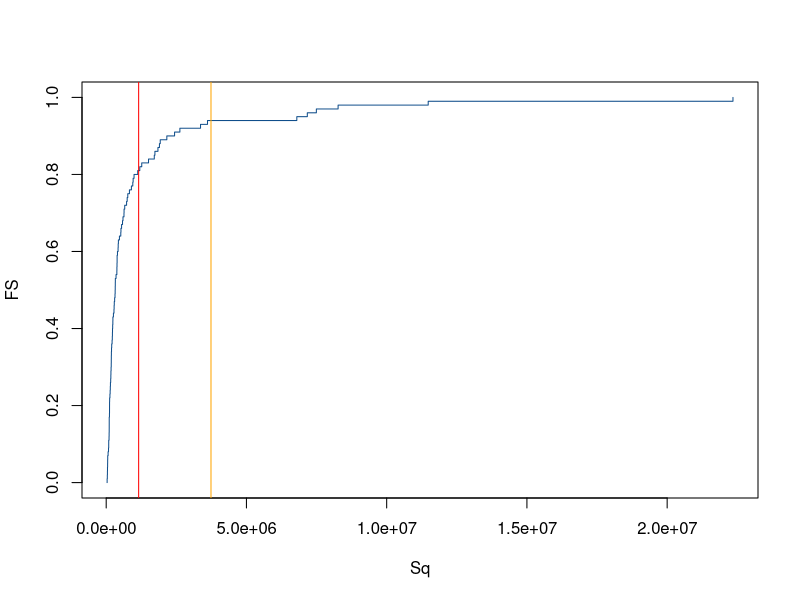
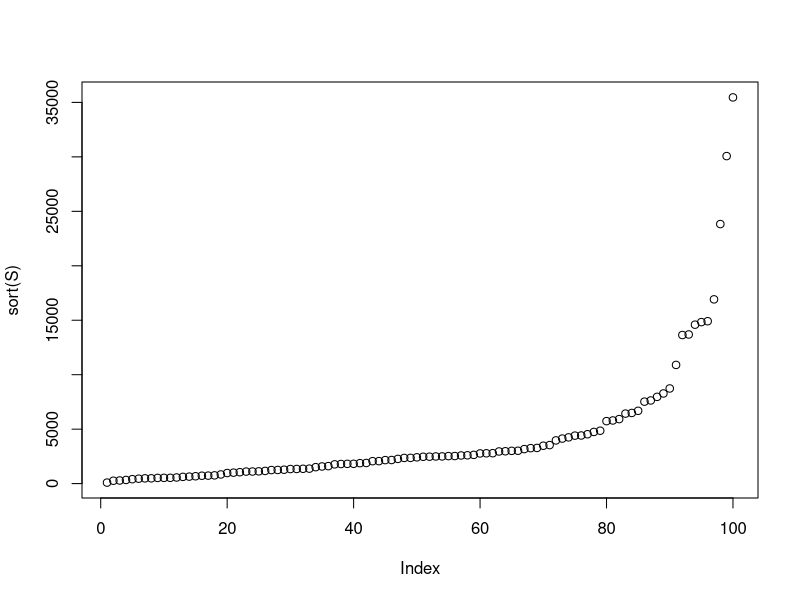
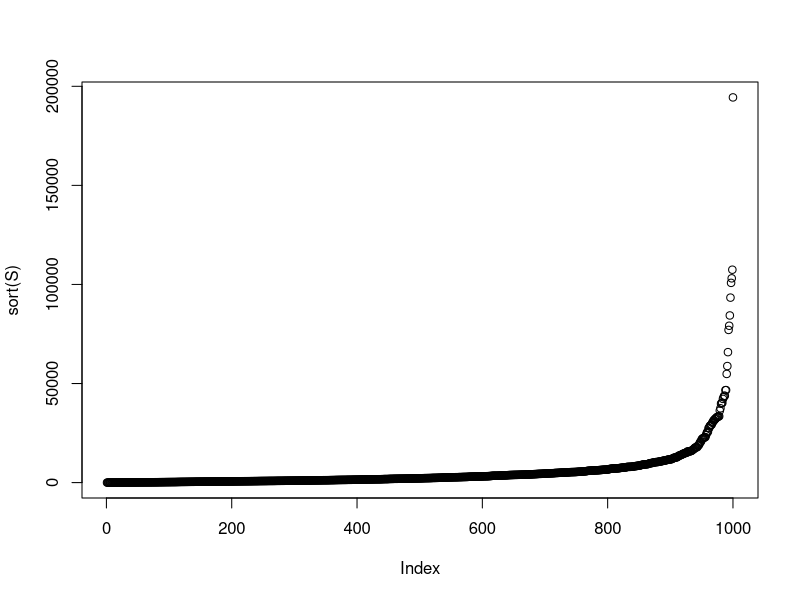
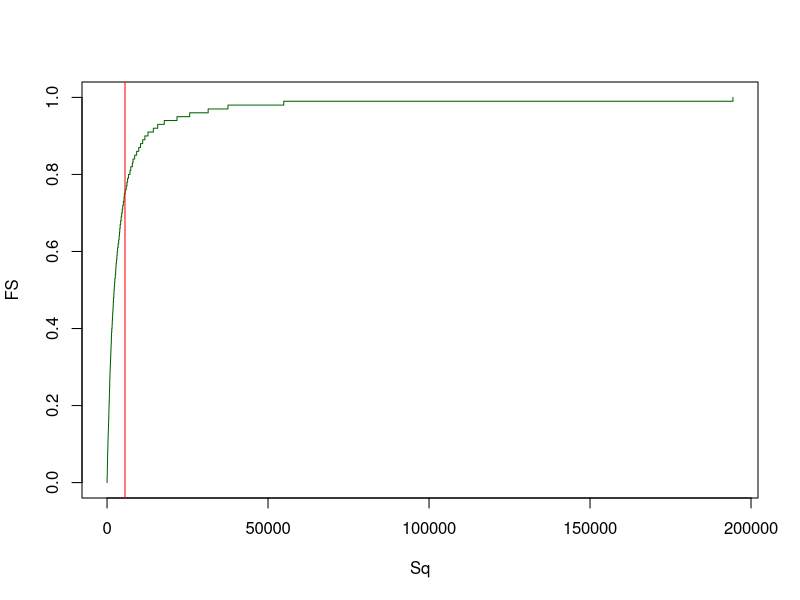
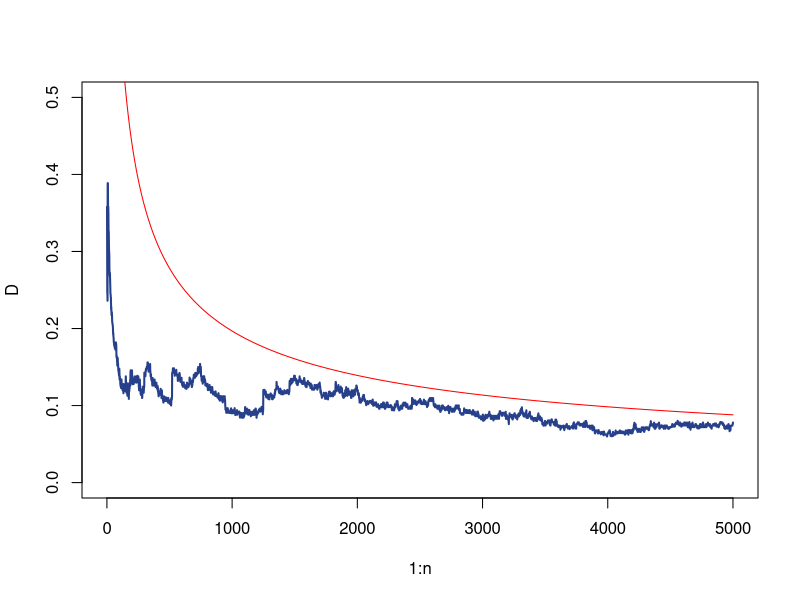
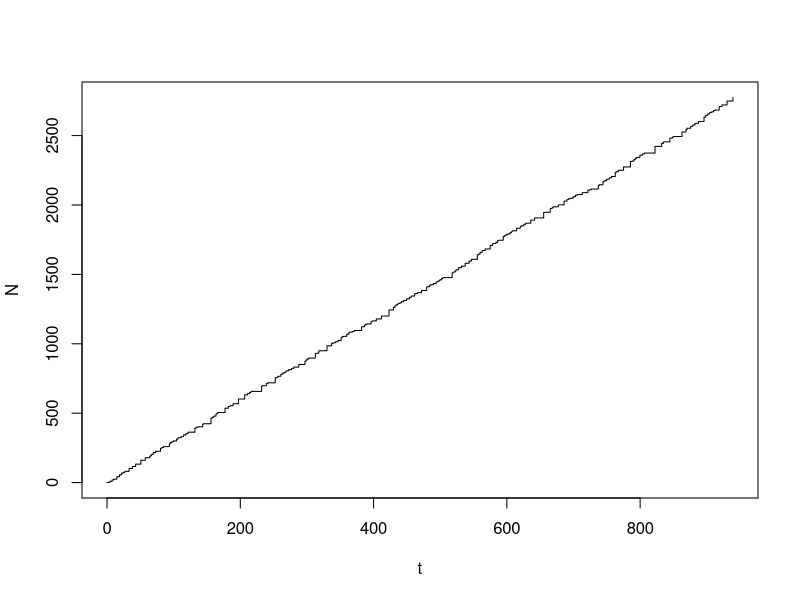
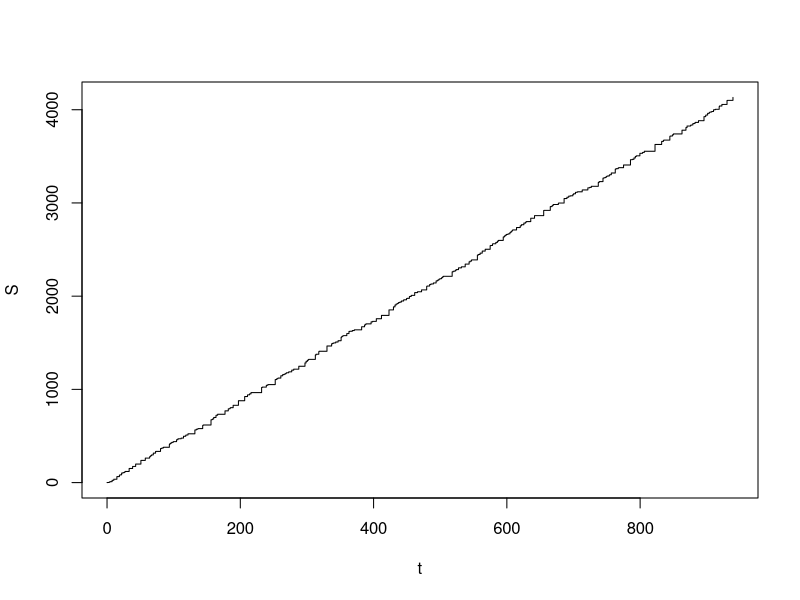
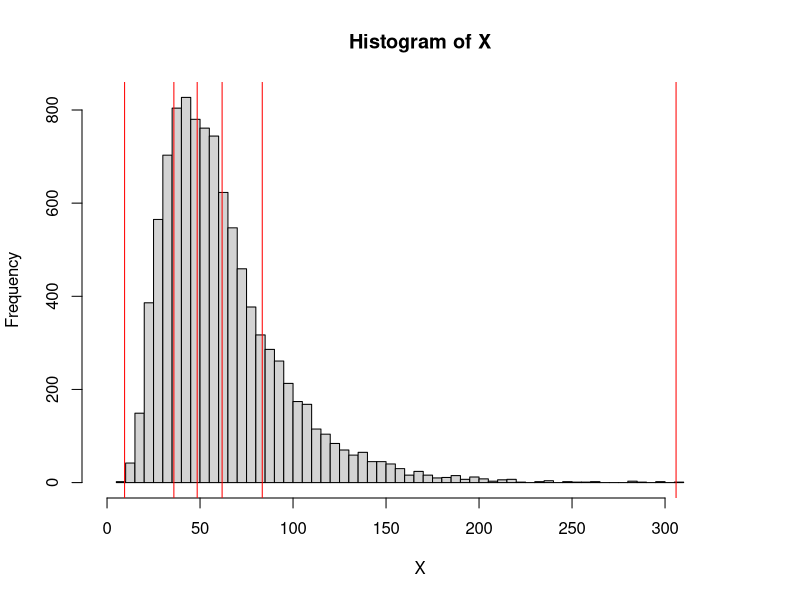

The R script that drew these images, in order:
## ---- chunk 1
m <- 100
n <- 200
u <- sample( c( 1, 2, 3, 4 ), size = n, replace = TRUE )
s <- sample( c( 1, 2, 3, 4 ), size = n, replace = TRUE )
X <- sapply( 1:n, FUN = function( i ) rlnorm( m, meanlog = u[ i ], sdlog = s[ i ] ) )
S <- sapply( 1:m, FUN = function( i ) sum( X[i,] ) )
## ---- chunk 2
FS <- seq( 0, 1, 0.01 )
Sq <- quantile( S, probs = FS )
EeS <- mean( S )
ES <- sum( sapply( 1:n, FUN = function( i ) exp( u[i] + 0.5 * s[i]^2 ) ) )
plot( Sq, FS, type = 's', col = 'dodgerblue4' )
abline( v = EeS, col = 'red' )
abline( v = ES, col = 'orange' )
## ---- chunk 3
m <- 100
n <- 1000
u <- 5
s <- 2
l <- 5
N <- rpois( n = m, lambda = l )
X <- lapply( 1:m, FUN = function( i ) rlnorm( N[i], meanlog = u, sdlog = s ) )
S <- sapply( X, FUN = function( x ) sum( x ) )
plot( sort( S ) )
## ---- chunk 4
D <- function( x, m, M ) {
  return( min( max( x - m, 0 ), M ) )
}
m <- 1000
n <- 100
u <- 5
s <- 2
l <- 5
N <- rpois( n = m, lambda = l )
X <- lapply( 1:m, FUN = function( i ) rlnorm( N[i], meanlog = u, sdlog = s ) )
DX <- lapply( X, FUN = function( x ) sapply( x, FUN = function( y ) D( y, 10, 1000 ) ) )
S <- sapply( X, FUN = function( x ) sum( x ) )
plot( sort( S ) )
## ---- chunk 5
FS <- seq( 0, 1, 0.01 )
Sq <- quantile( S, probs = FS )
ES <- mean( S )
plot( Sq, FS, type = 's', col = 'darkgreen' )
abline( v = ES, col = 'red' )
## ---- chunk 6
m <- 500
n <- 5000
u <- 4
s <- 2
X <- lapply( 1:m, FUN = function( j ) rlnorm( n, meanlog = u, sdlog = s ) )
EX <- exp( u + 0.5 * s^2 )
SDX <- sqrt( ( exp( s^2 ) - 1 ) * exp( 2 * u + s^2 ) )
S <- lapply( X, FUN = function( x ) cumsum( x ) )
ES <- sapply( 1:n, FUN = function( i ) mean( sapply( 1:m, FUN = function( j ) S[[ j ]][ i ] ) ) )
VS <- sapply( 1:n, FUN = function( i ) var( sapply( 1:m, FUN = function( j ) S[[ j ]][ i ] ) ) )
NS <- lapply( S, FUN = function( s ) ( s - ES ) / sqrt( abs( VS ) ) )
z <- seq( -4, 4, length.out = 100 )
FSn <- lapply( 1:n, FUN = function( i ) ecdf( sapply( 1:m, FUN = function( j ) NS[[ j ]][ i ] ) )( z ) )
D <- sapply( FSn, FUN = function( Fn ) max( abs( Fn - pnorm( z ) ) ) )

C <- 0.015
# C <- 1 / sqrt( 2 * pi )
rho <- exp( 3 * u + 3^2 * s^2 / 2 )
Bn <- C * rho / ( SDX^3 * sqrt( 1:n ) )

plot( 1:n, D, pch = 16, cex = 0.5, type = 'l', lwd = 2, lty = 1, ylim = c( 0, 0.5 ), col = 'royalblue4' )
points( 1:n, Bn, type = 'l', lty = 1, col = 'red' )
## ---- chunk 7
l <- 3
n <- 300
dt <- rexp( n = n, rate = 1 / l )
t <- c( 0, cumsum( dt ) )
dN <- sapply( dt, FUN = function( w ) rpois( 1, lambda = l * w ) )
N <- c( 0, cumsum( dN ) )
sh <- 3
rt <- 2
X <- lapply( dN, FUN = function( n ) rgamma( n, shape = sh, rate = rt ) )
dS <- sapply( X, FUN = function( x ) sum( x ) )
S <- c( 0, cumsum( dS ) )
plot( t, N, type = 's' )
plot( t, S, type = 's' )
## ---- chunk 8
u <- 4
s <- 0.5
n <- 1e4
X <- rlnorm( n, meanlog = u, sdlog = s )
k <- seq( 0, 1, 0.2 ) 
VaRX <- quantile( X, probs = k, names = FALSE )
TVaRX <- sapply( 
  1:length( VaRX ), 
  FUN = function( i ) ifelse( k[ i ] < 1, ( 1 / ( 1 - k[ i ] ) ) * mean( X * ( X > VaRX[ i ] ) ), max( X ) ) )

hist( X, breaks = 100, xlim = c( 0, 1.1 * max( X ) ) )
abline( v = VaRX, col = 'red' )

hist( X, breaks = 100, xlim = c( 0, 1.1 * max( X ) ) )
abline( v = TVaRX, col = 'blue' )
## ---- chunk 9
plot( k, VaRX, ylim = c( 0, 1e3 ) )
points( k, TVaRX, col = 'red' )
